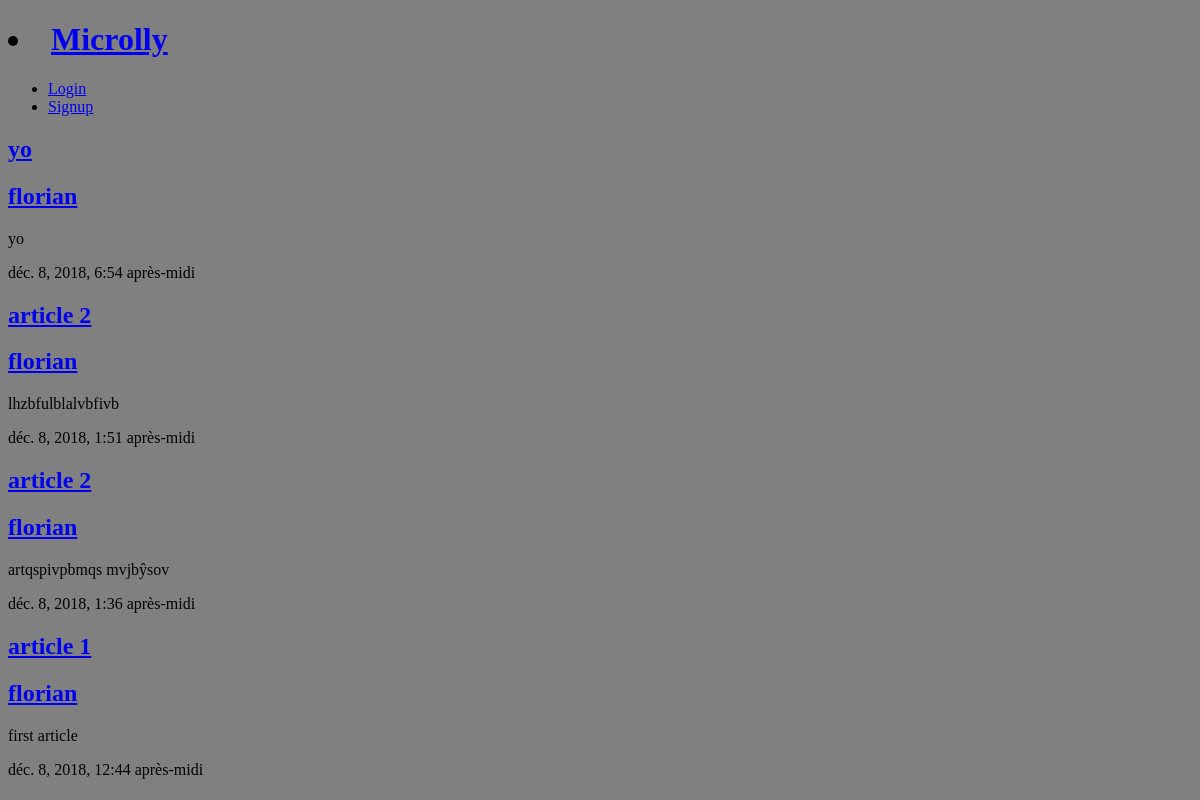
Before: / with the older database file.
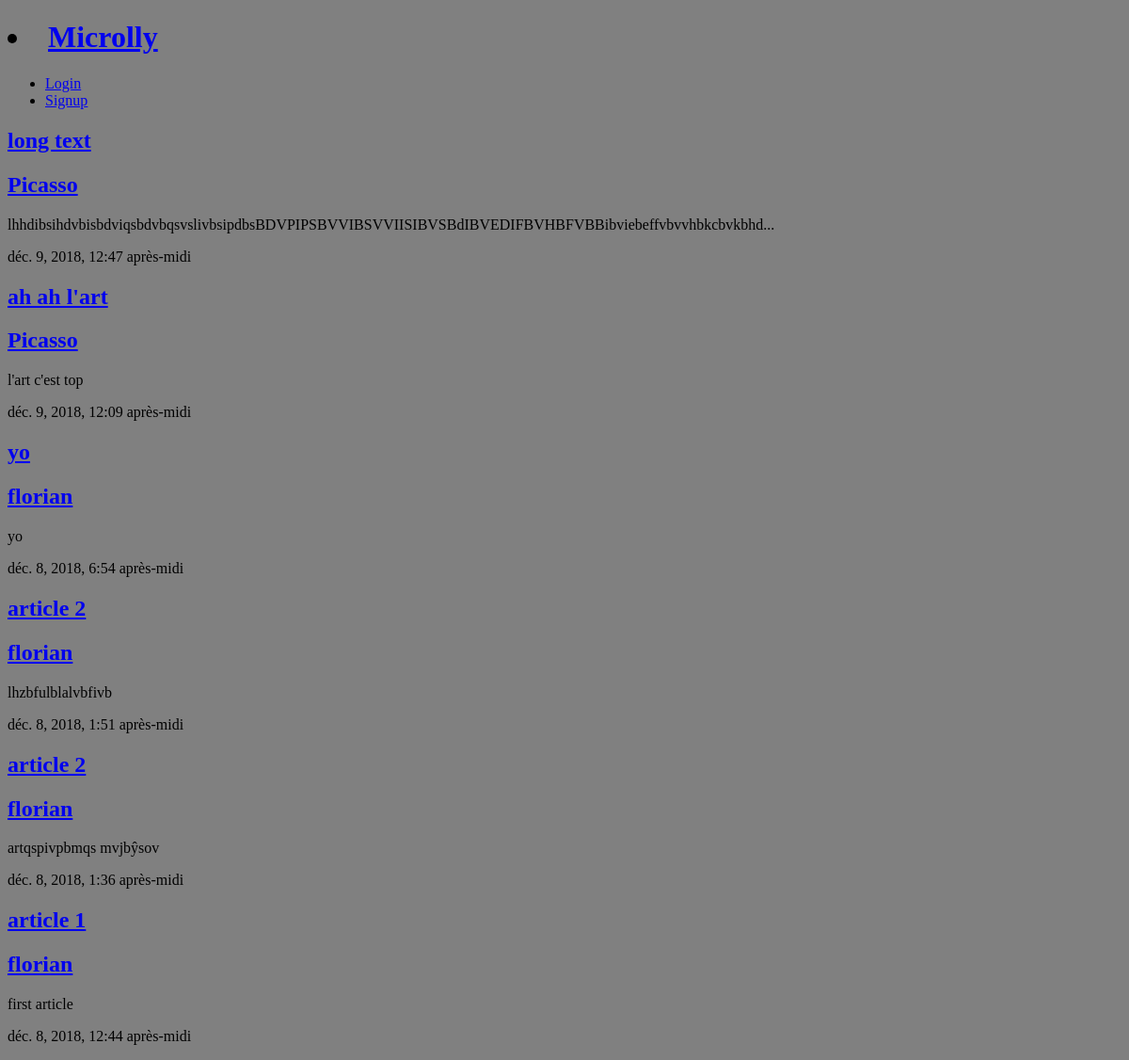
After: the same page with the newer database file.
### blog/models.py (models this page shows, shortened)
class Article(models.Model):
    id = models.AutoField(primary_key=True)
    title = models.CharField(max_length=100)
    body = models.TextField()
    creation_date = models.DateTimeField(auto_now_add=True)
    author = models.ForeignKey(User, default=None, on_delete=models.CASCADE)
    def snippet(self):
        if len(self.body) < 100:
            return self.body
        else:
            return self.body[:100] + '...'

### blog/views.py (the view)
# urls.py: path('', views.article_liste, name='index'),
def article_liste(request):
        article = Article.objects.all().order_by('-creation_date')
        return render(request,'index.html',{'article':article})

### blog/templates/index.html
{% extends '_base.html'%}
{% block body %}
    <div class = "articles">
        {% for article in article %}
            <div class = "article">
                <h2><a href = "{% url 'article:detail' id=article.id%}">{{article.title}}</a></h2>
                <h2><a href = "{% url 'article:article_user' author=article.author%}">{{article.author}}</a></h2>
                <p>{{article.snippet}}</p>
                <p>{{article.creation_date}}</p>
            </div>
        {% endfor %}
    </div>
{% endblock %}

Changed rows visible on the page:
added Article: title "long text", author "Picasso", snippet "lhhdibsihdvbisbdviqsbdvbqsvslivbsipdbsBDVPIPSBVVIBSVVIISIBVSBdIBVEDIFBVHBFVBBibviebeffvbvvhbkcbvkbhd...", creation_date "déc. 9, 2018, 12:47 après-midi"
added Article: title "ah ah l'art", author "Picasso", snippet "l'art c'est top", creation_date "déc. 9, 2018, 12:09 après-midi"
